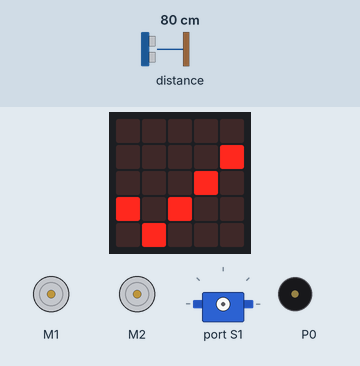
This program was run on a simulated BBC micro:bit (MakeCode). Parts: 2 × DC motor (green arrow = forward, orange = backward, longer = faster), the board's 5×5 LED display, servo, buzzer (waves = sounding). The test bench sets the inputs (shaded band); at power-on: distance to the obstacle 80 cm. At 3.5 s the program stops and its outputs stay as they are.

Above: at 0.9 s.
At 1.5 s:
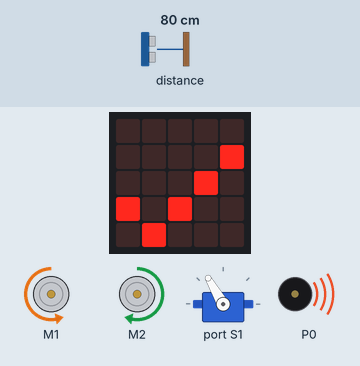
At 2.0 s:
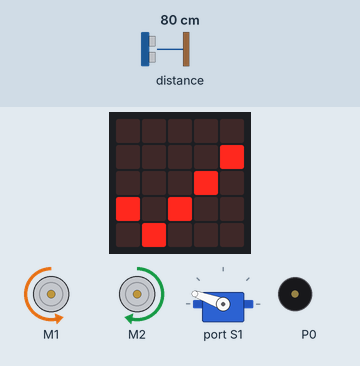
At 2.4 s:
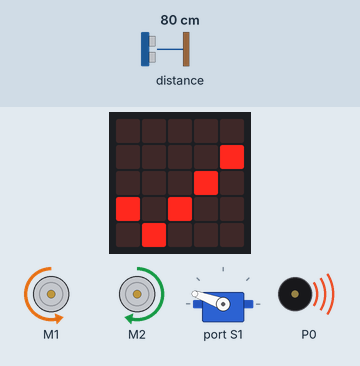
At 3.0 s:
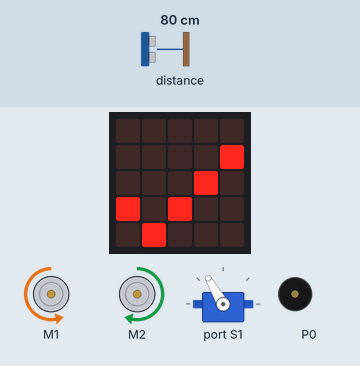
At 3.6 s:
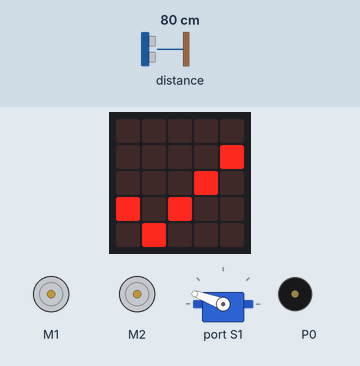
Timing chart, 0 to 5.0 s (numbered marks = the images above):
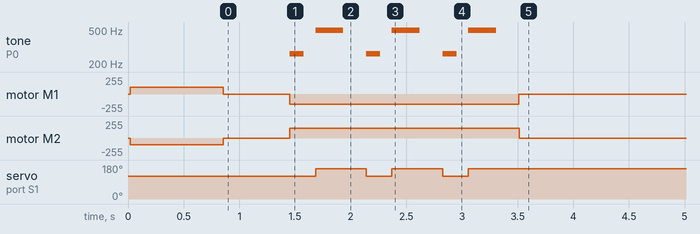

The program:

main.ts
```typescript
function acabou () {
    basic.showIcon(IconNames.Yes)
    for (let index = 0; index < 3; index++) {
        maqueen.motorRun(maqueen.Motors.M2, maqueen.Dir.CW, 150)
        maqueen.motorRun(maqueen.Motors.M1, maqueen.Dir.CCW, 150)
        maqueen.servoRun(maqueen.Servos.S1, 120)
        music.playTone(262, music.beat(BeatFraction.Quarter))
        basic.pause(100)
        maqueen.servoRun(maqueen.Servos.S1, 160)
        music.playTone(494, music.beat(BeatFraction.Half))
        basic.pause(200)
    }
    maqueen.motorStop(maqueen.Motors.All)
}
function empurra () {
    maqueen.servoRun(maqueen.Servos.S1, 120)
    maqueen.motorRun(maqueen.Motors.M1, maqueen.Dir.CW, 150)
    maqueen.motorRun(maqueen.Motors.M2, maqueen.Dir.CW, 130)
    basic.pause(500)
    empurrar = true
    while (empurrar) {
        if (maqueen.readPatrol(maqueen.Patrol.PatrolLeft) == 0 && maqueen.readPatrol(maqueen.Patrol.PatrolRight) == 0) {
            maqueen.motorStop(maqueen.Motors.All)
            basic.pause(500)
            empurrar = false
        }
    }
}
function procura () {
    maqueen.motorRun(maqueen.Motors.M1, maqueen.Dir.CW, 100)
    maqueen.motorRun(maqueen.Motors.M2, maqueen.Dir.CCW, 100)
    contador = 0
    procurando = true
    basic.pause(500)
    while (procurando) {
        if (maqueen.Ultrasonic(PingUnit.Centimeters) < 35) {
            maqueen.motorStop(maqueen.Motors.All)
            basic.pause(200)
            maqueen.motorRun(maqueen.Motors.M1, maqueen.Dir.CCW, 80)
            basic.pause(350)
            encontrado = true
            procurando = false
        }
        if (contador == 50) {
            maqueen.motorStop(maqueen.Motors.All)
            encontrado = false
            procurando = false
        }
        contador += 1
    }
}
function recua () {
    maqueen.motorRun(maqueen.Motors.M1, maqueen.Dir.CCW, 150)
    maqueen.motorRun(maqueen.Motors.M2, maqueen.Dir.CCW, 110)
    basic.pause(500)
    recuar = true
    while (recuar) {
        if (maqueen.readPatrol(maqueen.Patrol.PatrolLeft) == 0 || maqueen.readPatrol(maqueen.Patrol.PatrolRight) == 0) {
            maqueen.motorStop(maqueen.Motors.All)
            basic.pause(200)
            recuar = false
        }
    }
    maqueen.servoRun(maqueen.Servos.S1, 165)
}
let recuar = false
let procurando = false
let contador = 0
let empurrar = false
let encontrado = false
let activo = true
while (activo) {
    encontrado = false
    procura()
    if (encontrado) {
        empurra()
        recua()
    } else {
        activo = false
    }
}
acabou()
```

test.ts
```typescript
// os teses vão aqui; isto não será compilado quando este pacote for usado como extensão.
```
